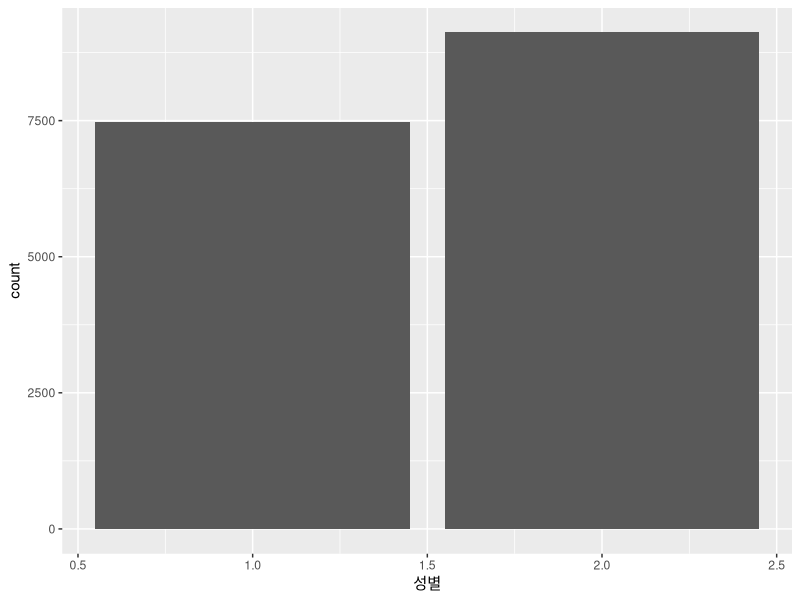
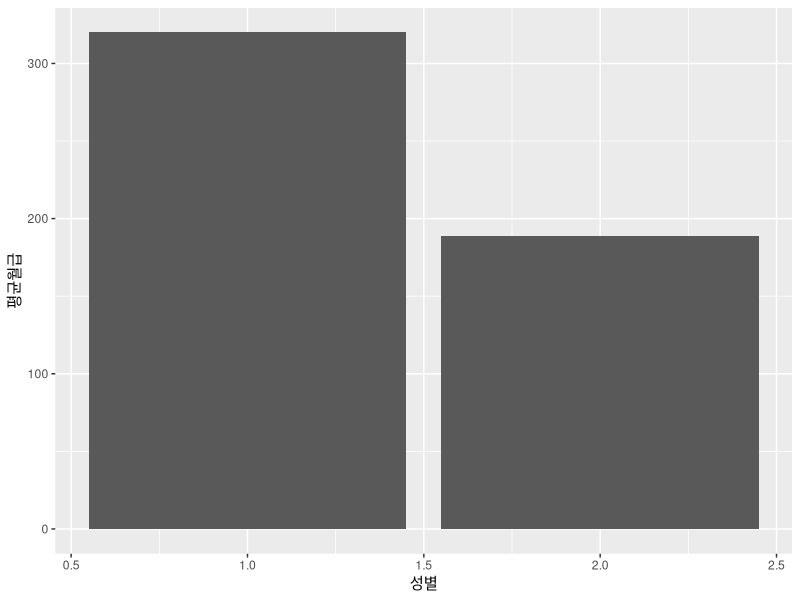
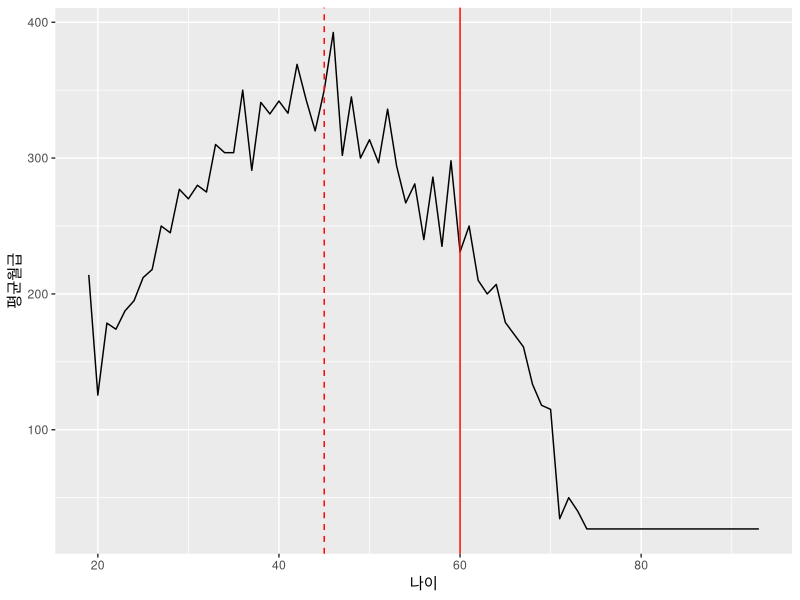

These figures' R source, in order: (Note: this script raises an error after producing the figures.)
# 파일 위치 확인하세요!
welfare = read.csv('welfare.csv')

library(magrittr)
library(dplyr)
library(ggplot2)
library(tidyr)

# welfare = welfare %>%
#   mutate(성별 = if_else(성별 == 1, '남', '여'))

welfare %>%
  select(성별) %>%
  table() %>%
  prop.table()

welfare %>%
  select(성별) %>%
  ggplot(aes(x = 성별)) +
  geom_bar()

welfare %>%
  select(월급) %>%
  summary()

# welfare = welfare %>%
#   mutate(월급 = ifelse(월급 == 0, NA, 월급))

welfare %>%
  filter(!is.na(월급)) %>%
  group_by(성별) %>%
  summarize(평균월급 = median(월급)) %>%
  ggplot(aes(x = 성별, y = 평균월급)) +
  geom_col()

# welfare %>% str()

welfare = welfare %>%
  mutate(나이 = 2022 - 연도)

welfare %>%
  filter(!is.na(월급)) %>% 
  group_by(나이) %>%
  summarize(평균월급 = median(월급)) %>%
  ggplot(aes(x = 나이, y = 평균월급)) +
  geom_line() +
  geom_vline(xintercept = 45, color = 'red', linetype = 2) +
  geom_vline(xintercept = 60, color = 'red')

# welfare = welfare %>%
#   mutate(연령대 = if_else(나이 < 30, '초년', if_else(나이 <= 50, "중년", "노년")))

welfare %>%
  filter(!is.na(월급)) %>% 
  group_by(연령대) %>%
  summarize(평균월급 = median(월급)) %>%
  ggplot(aes(x = 연령대, y = 평균월급)) +
  geom_col() +
  scale_x_discrete(limits = c('초년', '중년', '노년'))

welfare %>%
  filter(!is.na(월급)) %>% 
  group_by(성별, 연령대) %>%
  summarize(평균월급 = median(월급)) %>%
  ggplot(aes(x = 연령대, y = 평균월급, fill = 성별)) +
  geom_col(position = 'dodge') +
  scale_x_discrete(limits = c('초년', '중년', '노년'))

welfare %>%
  filter(!is.na(월급)) %>%
  group_by(성별, 나이) %>%
  summarize(평균월급 = median(월급)) %>%
  ggplot(aes(x = 나이, y = 평균월급, color = 성별)) +
  geom_line(linewidth = 1.4)

welfare = welfare %>%
  mutate(교육 = case_when(
    교육 == 1 ~ '1_미취학(만7세미만)',
    교육 == 2 ~ '2_무학(만7세이상)',
    교육 == 3 ~ '3_초등학교',
    교육 == 4 ~ '4_중학교',
    교육 == 5 ~ '5_고등학교',
    교육 == 6 ~ '6_전문대학',
    교육 == 7 ~ '7_대학교',
    교육 == 8 ~ '8_대학원(석사)',
    교육 == 9 ~ '9_대학원(박사)',
    TRUE ~ 'NA'
  )
  )

welfare %>%
  select(교육) %>%
  table() %>%
  prop.table() %>%
  round(., 4)

welfare %>%
  filter(!is.na(월급)) %>%
  group_by(교육) %>%
  summarize(평균월급 = median(월급)) %>%
  ggplot(aes(x = 교육, y = 평균월급)) +
  geom_col()

welfare %>%
  mutate(나이대 = case_when(
    나이 <= 20 ~ '1_20세이하',
    나이 <= 30 ~ '2_21~30세',
    나이 <= 40 ~ '3_31~40세',
    나이 <= 50 ~ '4_41~50세',
    나이 <= 60 ~ '5_51~60세',
    TRUE ~ '6_60세이상'
  )
  ) %>%
  filter(!is.na(월급)) %>%
  group_by(나이대, 교육) %>%
  summarize(평균월급 = median(월급)) %>%
  ggplot(aes(x = 교육, y = 평균월급)) +
  geom_col() +
  facet_grid( ~ 나이대)


welfare = welfare %>%
  mutate(지표 = if_else(between(나이, 15, 64), '생산가능인구',
                      if_else(나이 >= 65, '고령', '아동'))) %>%
  mutate(지역명 = case_when(
    지역 == 1 ~ '1_서울',
    지역 == 2 ~ '2_수도권(인천/경기) ',
    지역 == 3 ~ '3_부산/경남/울산',
    지역 == 4 ~ '4_대구/경북',
    지역 == 5 ~ '5_대전/충남',
    지역 == 6 ~ '6_강원/충북',
    지역 == 7 ~ '7_광주/전남/전북/제주도',
    TRUE ~ 'NA'
  ))

welfare %>%
  filter(!is.na(월급)) %>% 
  group_by(지역명) %>%
  summarize(평균월급 = median(월급)) %>%
  ggplot(aes(x = 지역명, y = 평균월급)) +
  geom_col()

welfare %>%
  group_by(지역명) %>%
  summarize(n = n()) %>%
  mutate(prop = n / sum(n))

welfare %>%
  filter(지표 != '아동') %>%
  group_by(지역명, 지표) %>%
  summarize(n = n()) %>%
  ungroup() %>%
  pivot_wider(names_from = '지표', values_from = n) %>%
  mutate(고령화수준 = 고령 / 생산가능인구) %>%
  ggplot(aes(x = 지역명, y = 고령화수준)) +
  geom_col() +
  coord_flip() +
  scale_x_discrete(limits=rev)
